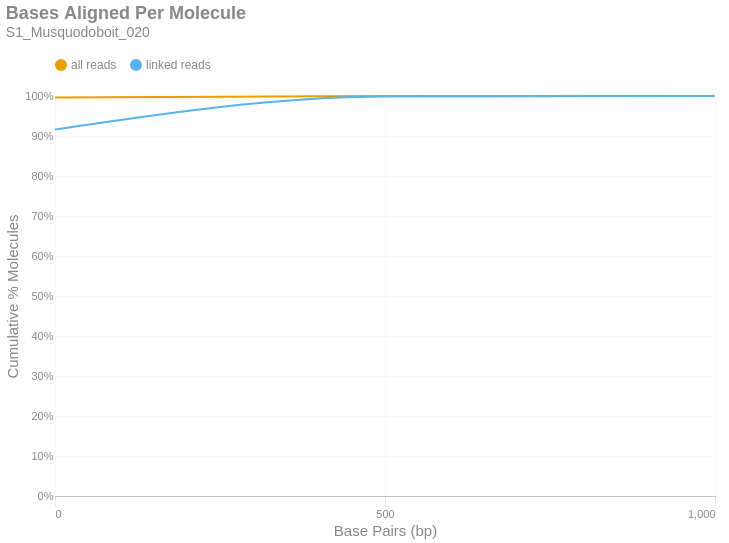

The notebook cell this image was saved under:
### Markdown cell above
### Bases Aligned Per Molecule
This is a cumulative frequency distribution showing the number of base pairs aligned per unique molecule. These data are shown in 500 bp bins. There are two distributions: one with `all reads` (yellow) and another with only `linked reads` (blue). The percent of molecules in the `linked reads` distribution is relative to the total number of linked molecules.

### Code cell
if SKIPLR:
    print_html(f"Skipped")
else:
    binned_df = consolidated_hist(valids['aligned_bp'], mask, 500, True)
    with SafeRender(binned_df):
        (
            density_plot(binned_df, 'Bases Aligned Per Molecule', samplename, 'basesper')
            .encode(
                x=alt.X('bin:Q', title="Base Pairs (bp)").axis(tickMinStep=500).scale(padding=0),
                y=alt.Y('value:Q', title='Cumulative % Molecules')
                    .axis(format='%')
                    .scale(domain = [0,1])
                    .stack(False),
                color=alt.Color("key:N").scale(domain = ["all reads", "linked reads"]),
                tooltip = [
                    alt.Tooltip("key:N", title = "Data Type"),
                    alt.Tooltip("range_label:N", title="Bases Aligned Per Molecule"),
                    alt.Tooltip("value:Q", format = ".2%", title="% Molecules (Cum.)")
                ]
            )
        ).display()

### Figure 1 — Vega-Lite specification as saved in the notebook (floating-point values rounded to 4 significant figures)
{"width": "container", "height": 400, "config": {"title": {"anchor": "start", "dy": -15, "fontSize": 18, "color": "#888888", "subtitleColor": "#888888", "subtitleFontSize": 14}, "arc": {"fill": "#0072B2"}, "axis": {"domainColor": "#888888", "domainWidth": 0.5, "gridWidth": 0.2, "grid": false, "titleFontWeight": 400, "titleFontSize": 15, "labelFontSize": 11, "labelColor": "#888888", "tickColor": "#888888", "tickWidth": 0.2, "titleColor": "#888888"}, "axisBand": {"grid": false}, "axisX": {"grid": true, "tickSize": 10, "domainCap": "round"}, "axisY": {"domain": false, "grid": true, "tickSize": 0, "domainCap": "round"}, "background": "transparent", "header": {"labelFontSize": 15, "labelColor": "#888888", "titleFontSize": 15, "titleFontWeight": 600, "titleColor": "#888888"}, "legend": {"labelFont": "sans-serif", "labelFontSize": 12, "labelColor": "#888888", "symbolSize": 100, "symbolType": "circle", "titleFontSize": 12, "titlePadding": 10, "titleColor": "#888888", "title": null, "orient": "top"}, "range": {"category": ["#E69F00", "#56B4E9", "#009E73", "#F0E442", "#0072B2", "#D55E00", "#CC79A7", "#000000"], "diverging": ["#cfe8f3", "#a2d4ec", "#73bfe2", "#46abdb", "#1696d2", "#12719e"]}, "area": {"fill": "#0072B2", "fillOpacity": 0.7, "line": true, "strokeOpacity": 0.7}, "line": {"color": "#0072B2", "stroke": "#0072B2", "strokeWidth": 2}, "trail": {"color": "#0072B2", "stroke": "#0072B2", "strokeWidth": 0, "size": 1}, "point": {"filled": true, "fillOpacity": 1.0, "size": 95}, "text": {"color": "#888888", "fontSize": 11, "align": "right", "fontWeight": 400, "size": 11}, "bar": {"fill": "#0072B2", "stroke": null}, "view": {"stroke": null, "continuousWidth": 660, "continuousHeight": 400}}, "data": {"name": "data-08734b19e141a3f75a87d0fd6ba8d11b"}, "mark": {"type": "line", "interpolate": "monotone", "point": {"opacity": 0, "size": 275}}, "encoding": {"color": {"field": "key", "scale": {"domain": ["all reads", "linked reads"]}, "type": "nominal"}, "tooltip": [{"field": "key", "title": "Data Type", "type": "nominal"}, {"field": "range_label", "title": "Bases Aligned Per Molecule", "type": "nominal"}, {"field": "value", "format": ".2%", "title": "% Molecules (Cum.)", "type": "quantitative"}], "x": {"axis": {"tickMinStep": 500}, "field": "bin", "scale": {"padding": 0}, "title": "Base Pairs (bp)", "type": "quantitative"}, "y": {"axis": {"format": "%"}, "field": "value", "scale": {"domain": [0, 1]}, "stack": false, "title": "Cumulative % Molecules", "type": "quantitative"}}, "params": [{"name": "param_c36ac31b6afebe62", "select": {"type": "point", "fields": ["key"]}, "bind": "legend"}], "title": {"text": "Bases Aligned Per Molecule", "subtitle": "S1_Musquodoboit_020"}, "transform": [{"fold": ["all reads (cumsum)", "linked reads (cumsum)"]}, {"calculate": "replace(datum.key, ' (cumsum)', '')", "as": "key"}, {"filter": {"param": "param_c36ac31b6afebe62"}}], "usermeta": {"embedOptions": {"downloadFileName": "S1_Musquodoboit_020.basesper"}}, "$schema": "https://vega.github.io/schema/vega-lite/v6.1.0.json", "datasets": {"data-08734b19e141a3f75a87d0fd6ba8d11b": [{"bin": "0.0", "interval": "0.0-500.0", "all reads": 0.996, "linked reads": 0.9164, "all reads (cumsum)": 0.996, "linked reads (cumsum)": 0.9164, "range_label": "0-499"}, {"bin": "500.0", "interval": "500.0-1000.0", "all reads": 0.003962, "linked reads": 0.08254, "all reads (cumsum)": 0.9999, "linked reads (cumsum)": 0.9989, "range_label": "500-999"}, {"bin": "1000.0", "interval": "1000.0-1500.0", "all reads": 8.732e-05, "linked reads": 0.001054, "all reads (cumsum)": 1.0, "linked reads (cumsum)": 1.0, "range_label": "1000-1499"}]}}
